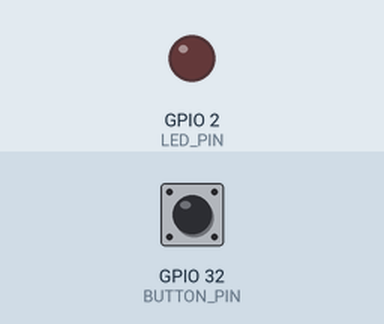
Recording of a sketch running on a simulated ESP32. Parts: output pins drawn as LEDs (lit = HIGH). The test bench sets the inputs (shaded band); at power-on: GPIO 32 (BUTTON_PIN) HIGH. What the sketch prints to the serial monitor is not drawn.

Above: at 1.3 s.
1.4 s: GPIO 32 (BUTTON_PIN) pulled LOW for 0.15 s
At 2.0 s:
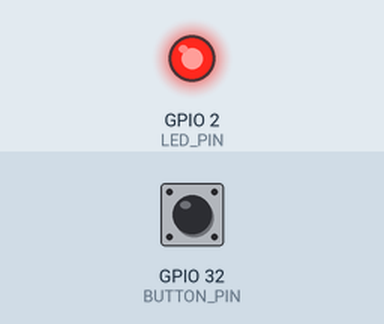
4.5 s: GPIO 32 (BUTTON_PIN) pulled LOW for 1 s
At 7.9 s:
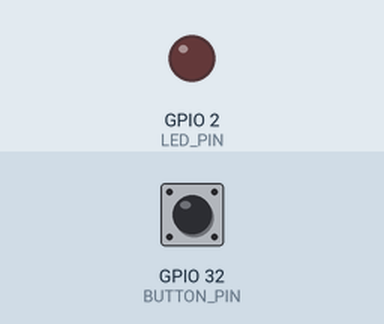
8.5 s: GPIO 32 (BUTTON_PIN) pulled LOW for 3.2 s
At 9.8 s:
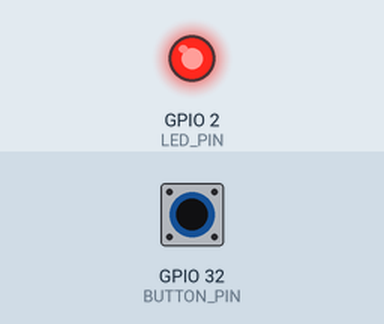
Timing chart, 0 to 16.0 s (numbered marks = the images above; inputs shaded):
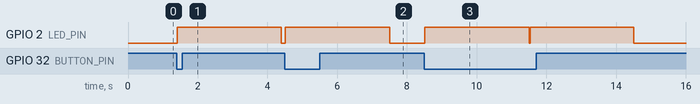

Measured:
- after the input at 1.4 s, GPIO 2 (LED_PIN): LOW → HIGH at once, → LOW 3.0 s later
- after the input at 4.5 s, GPIO 2 (LED_PIN): LOW → HIGH at once, → LOW 3.0 s later
- after the input at 8.5 s, GPIO 2 (LED_PIN): alternates HIGH for 3.0 s and LOW for 0.03 s, 4 changes in all, then stays LOW, starting at once

The sketch:

main.ino
```cpp
/**
 * @file main.ino
 * @brief RUS Lab2 - Pametni poštanski sandučić (Event-driven Deep Sleep)


 */

#include "esp_sleep.h"
#include "WiFi.h"
#include "esp_bt.h"

#define BUTTON_PIN  32
#define LED_PIN     2
#define DEBOUNCE_MS 500

int packageCount = 0;
unsigned long lastPressTime = 0;
bool isActive = false;
unsigned long activeStart = 0;

void setup() {
  Serial.begin(115200);
  delay(100);
  pinMode(LED_PIN, OUTPUT);
  pinMode(BUTTON_PIN, INPUT_PULLUP);
  digitalWrite(LED_PIN, LOW);

  WiFi.disconnect(true);
  WiFi.mode(WIFI_OFF);
  btStop();

  Serial.println("━━━━━━━━━━━━━━━━━━━━━━━━━━━━━━━");
  Serial.println("[INIT] Pametni postanski sanducic");
  Serial.println("[INIT] Sustav spreman. Cekam paket...");
  Serial.println("[SLEEP] Simulirani Deep Sleep aktivan.");
  Serial.println("━━━━━━━━━━━━━━━━━━━━━━━━━━━━━━━");
}

void loop() {
  unsigned long now = millis();

  // Ako je aktivna faza gotova (proslo 3s)
  if (isActive && now - activeStart >= 3000) {
    digitalWrite(LED_PIN, LOW);
    isActive = false;
    Serial.println("[GOTOVO] Obrada završena.");
    Serial.println("[PERIFERIJE] WiFi i Bluetooth onemogućeni.");
    Serial.println("[SLEEP] Ulazim u Deep Sleep...");
    Serial.println("━━━━━━━━━━━━━━━━━━━━━━━━━━━━━━━");
  }

  // Provjera tipkala samo ako nije aktivan
  if (!isActive && digitalRead(BUTTON_PIN) == LOW) {
    if (now - lastPressTime > DEBOUNCE_MS) {
      lastPressTime = now;
      packageCount++;
      isActive = true;
      activeStart = now;

      Serial.println("━━━━━━━━━━━━━━━━━━━━━━━━━━━━━━━");
      Serial.println("[BUDENJE] Paket detektiran!");
      Serial.print("[INFO] Ukupno paketa: ");
      Serial.println(packageCount);
      Serial.println("[AKTIVAN] Obrada paketa... (3s)");
      digitalWrite(LED_PIN, HIGH);
    } else {
      Serial.println("[DEBOUNCE] Ignoriran lažni signal!");
    }
  }
}
```
